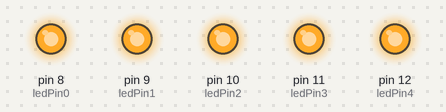
The sketch below on a simulated Arduino Uno, built with avr-gcc and run on an emulated ATmega328P. On the bench: output pins drawn as LEDs (lit = HIGH).

Above: at 0.2 s.
At 1.7 s:
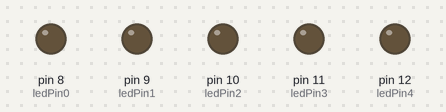
Timing chart, 0 to 3.0 s (numbered marks = the images above):
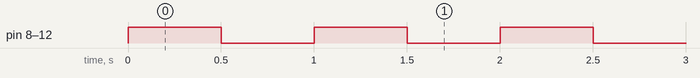

The sketch:

sketch_apr20a.ino
```cpp
const int ledPin0 =  8;
const int ledPin1 =  9;
const int ledPin2 =  10;
const int ledPin3 =  11;
const int ledPin4 =  12;

void setup() {
  // put your setup code here, to run once:
  pinMode(ledPin0, OUTPUT);
  pinMode(ledPin1, OUTPUT);
  pinMode(ledPin2, OUTPUT);
  pinMode(ledPin3, OUTPUT);
  pinMode(ledPin4, OUTPUT);
}

void loop() {
  // put your main code here, to run repeatedly:
  digitalWrite(ledPin0, HIGH);
  digitalWrite(ledPin1, HIGH);
  digitalWrite(ledPin2, HIGH);
  digitalWrite(ledPin3, HIGH);
  digitalWrite(ledPin4, HIGH);
  delay(500);
  digitalWrite(ledPin0, LOW);
  digitalWrite(ledPin1, LOW);
  digitalWrite(ledPin2, LOW);
  digitalWrite(ledPin3, LOW);
  digitalWrite(ledPin4, LOW);
  delay(500);
}
```

Measured:
- by itself, pin 8 (ledPin0), pin 9 (ledPin1), pin 10 (ledPin2), pin 11 (ledPin3), pin 12 (ledPin4): alternates HIGH for 0.50 s and LOW for 0.50 s
